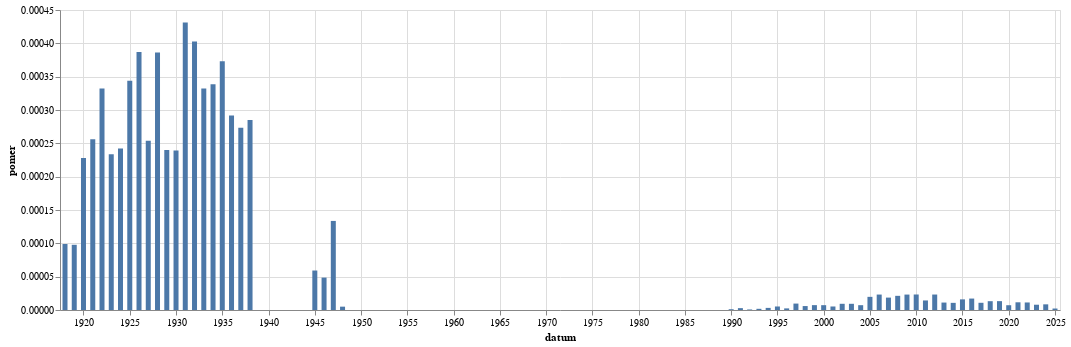

The cell this chart's notebook holds for it:
### Code cell
graf(vyvoj_poznamky("(?i)křik","křik"))

### Figure 1 — Vega-Lite specification as saved in the notebook (floating-point values rounded to 4 significant figures)
{"config": {"view": {"continuousWidth": 300, "continuousHeight": 300}}, "data": {"name": "data-d6473e92d02787a306be2245947d13d2"}, "mark": {"type": "bar"}, "encoding": {"x": {"field": "datum", "type": "temporal"}, "y": {"field": "pomer", "type": "quantitative"}}, "width": 1000, "$schema": "https://vega.github.io/schema/vega-lite/v5.8.0.json", "datasets": {"data-d6473e92d02787a306be2245947d13d2": [{"datum": "1918-01-01T00:00:00", "text": 18, "pocet_slov": 181841, "pomer": 9.899e-05, "co": "křik"}, {"datum": "1919-01-01T00:00:00", "text": 161, "pocet_slov": 1646076, "pomer": 9.781e-05, "co": "křik"}, {"datum": "1920-01-01T00:00:00", "text": 380, "pocet_slov": 1665864, "pomer": 0.0002281, "co": "křik"}, {"datum": "1921-01-01T00:00:00", "text": 511, "pocet_slov": 1996261, "pomer": 0.000256, "co": "křik"}, {"datum": "1922-01-01T00:00:00", "text": 660, "pocet_slov": 1987446, "pomer": 0.0003321, "co": "křik"}, {"datum": "1923-01-01T00:00:00", "text": 291, "pocet_slov": 1245613, "pomer": 0.0002336, "co": "křik"}, {"datum": "1924-01-01T00:00:00", "text": 364, "pocet_slov": 1503579, "pomer": 0.0002421, "co": "křik"}, {"datum": "1925-01-01T00:00:00", "text": 380, "pocet_slov": 1104633, "pomer": 0.000344, "co": "křik"}, {"datum": "1926-01-01T00:00:00", "text": 705, "pocet_slov": 1822295, "pomer": 0.0003869, "co": "křik"}, {"datum": "1927-01-01T00:00:00", "text": 488, "pocet_slov": 1920843, "pomer": 0.0002541, "co": "křik"}, {"datum": "1928-01-01T00:00:00", "text": 765, "pocet_slov": 1980279, "pomer": 0.0003863, "co": "křik"}, {"datum": "1929-01-01T00:00:00", "text": 234, "pocet_slov": 975329, "pomer": 0.0002399, "co": "křik"}, {"datum": "1930-01-01T00:00:00", "text": 550, "pocet_slov": 2300193, "pomer": 0.0002391, "co": "křik"}, {"datum": "1931-01-01T00:00:00", "text": 729, "pocet_slov": 1690442, "pomer": 0.0004312, "co": "křik"}, {"datum": "1932-01-01T00:00:00", "text": 506, "pocet_slov": 1256053, "pomer": 0.0004028, "co": "křik"}, {"datum": "1933-01-01T00:00:00", "text": 489, "pocet_slov": 1472102, "pomer": 0.0003322, "co": "křik"}, {"datum": "1934-01-01T00:00:00", "text": 340, "pocet_slov": 1003524, "pomer": 0.0003388, "co": "křik"}, {"datum": "1935-01-01T00:00:00", "text": 323, "pocet_slov": 865825, "pomer": 0.0003731, "co": "křik"}, {"datum": "1936-01-01T00:00:00", "text": 334, "pocet_slov": 1144561, "pomer": 0.0002918, "co": "křik"}, {"datum": "1937-01-01T00:00:00", "text": 250, "pocet_slov": 914355, "pomer": 0.0002734, "co": "křik"}, {"datum": "1938-01-01T00:00:00", "text": 138, "pocet_slov": 483904, "pomer": 0.0002852, "co": "křik"}, {"datum": "1945-01-01T00:00:00", "text": 10, "pocet_slov": 168861, "pomer": 5.922e-05, "co": "křik"}, {"datum": "1946-01-01T00:00:00", "text": 67, "pocet_slov": 1378584, "pomer": 4.86e-05, "co": "křik"}, {"datum": "1947-01-01T00:00:00", "text": 177, "pocet_slov": 1324837, "pomer": 0.0001336, "co": "křik"}, {"datum": "1948-01-01T00:00:00", "text": 4, "pocet_slov": 798642, "pomer": 5.009e-06, "co": "křik"}, {"datum": "1990-01-01T00:00:00", "text": 1, "pocet_slov": 864724, "pomer": 1.156e-06, "co": "křik"}, {"datum": "1991-01-01T00:00:00", "text": 4, "pocet_slov": 1433946, "pomer": 2.79e-06, "co": "křik"}, {"datum": "1992-01-01T00:00:00", "text": 1, "pocet_slov": 1243403, "pomer": 8.042e-07, "co": "křik"}, {"datum": "1993-01-01T00:00:00", "text": 2, "pocet_slov": 1127738, "pomer": 1.773e-06, "co": "křik"}, {"datum": "1994-01-01T00:00:00", "text": 3, "pocet_slov": 948442, "pomer": 3.163e-06, "co": "křik"}, {"datum": "1995-01-01T00:00:00", "text": 6, "pocet_slov": 1138706, "pomer": 5.269e-06, "co": "křik"}, {"datum": "1996-01-01T00:00:00", "text": 3, "pocet_slov": 1241412, "pomer": 2.417e-06, "co": "křik"}, {"datum": "1997-01-01T00:00:00", "text": 21, "pocet_slov": 2180302, "pomer": 9.632e-06, "co": "křik"}, {"datum": "1998-01-01T00:00:00", "text": 9, "pocet_slov": 1523146, "pomer": 5.909e-06, "co": "křik"}, {"datum": "1999-01-01T00:00:00", "text": 18, "pocet_slov": 2466687, "pomer": 7.297e-06, "co": "křik"}, {"datum": "2000-01-01T00:00:00", "text": 18, "pocet_slov": 2486033, "pomer": 7.24e-06, "co": "křik"}, {"datum": "2001-01-01T00:00:00", "text": 13, "pocet_slov": 2464089, "pomer": 5.276e-06, "co": "křik"}, {"datum": "2002-01-01T00:00:00", "text": 18, "pocet_slov": 1933522, "pomer": 9.309e-06, "co": "křik"}, {"datum": "2003-01-01T00:00:00", "text": 24, "pocet_slov": 2579919, "pomer": 9.303e-06, "co": "křik"}, {"datum": "2004-01-01T00:00:00", "text": 17, "pocet_slov": 2353526, "pomer": 7.223e-06, "co": "křik"}, {"datum": "2005-01-01T00:00:00", "text": 51, "pocet_slov": 2584657, "pomer": 1.973e-05, "co": "křik"}, {"datum": "2006-01-01T00:00:00", "text": 36, "pocet_slov": 1553743, "pomer": 2.317e-05, "co": "křik"}, {"datum": "2007-01-01T00:00:00", "text": 34, "pocet_slov": 1827981, "pomer": 1.86e-05, "co": "křik"}, {"datum": "2008-01-01T00:00:00", "text": 38, "pocet_slov": 1787996, "pomer": 2.125e-05, "co": "křik"}, {"datum": "2009-01-01T00:00:00", "text": 49, "pocet_slov": 2117438, "pomer": 2.314e-05, "co": "křik"}, {"datum": "2010-01-01T00:00:00", "text": 40, "pocet_slov": 1719280, "pomer": 2.327e-05, "co": "křik"}, {"datum": "2011-01-01T00:00:00", "text": 36, "pocet_slov": 2513768, "pomer": 1.432e-05, "co": "křik"}, {"datum": "2012-01-01T00:00:00", "text": 50, "pocet_slov": 2154889, "pomer": 2.32e-05, "co": "křik"}, {"datum": "2013-01-01T00:00:00", "text": 14, "pocet_slov": 1254044, "pomer": 1.116e-05, "co": "křik"}, {"datum": "2014-01-01T00:00:00", "text": 30, "pocet_slov": 2798380, "pomer": 1.072e-05, "co": "křik"}, {"datum": "2015-01-01T00:00:00", "text": 46, "pocet_slov": 2883872, "pomer": 1.595e-05, "co": "křik"}, {"datum": "2016-01-01T00:00:00", "text": 53, "pocet_slov": 3089201, "pomer": 1.716e-05, "co": "křik"}, {"datum": "2017-01-01T00:00:00", "text": 27, "pocet_slov": 2494601, "pomer": 1.082e-05, "co": "křik"}, {"datum": "2018-01-01T00:00:00", "text": 39, "pocet_slov": 2950787, "pomer": 1.322e-05, "co": "křik"}, {"datum": "2019-01-01T00:00:00", "text": 45, "pocet_slov": 3386383, "pomer": 1.329e-05, "co": "křik"}, {"datum": "2020-01-01T00:00:00", "text": 26, "pocet_slov": 3628531, "pomer": 7.165e-06, "co": "křik"}, {"datum": "2021-01-01T00:00:00", "text": 35, "pocet_slov": 3029217, "pomer": 1.155e-05, "co": "křik"}, {"datum": "2022-01-01T00:00:00", "text": 47, "pocet_slov": 4157177, "pomer": 1.131e-05, "co": "křik"}, {"datum": "2023-01-01T00:00:00", "text": 36, "pocet_slov": 4543956, "pomer": 7.923e-06, "co": "křik"}, {"datum": "2024-01-01T00:00:00", "text": 38, "pocet_slov": 4476719, "pomer": 8.488e-06, "co": "křik"}, {"datum": "2025-01-01T00:00:00", "text": 5, "pocet_slov": 2271267, "pomer": 2.201e-06, "co": "křik"}]}}
